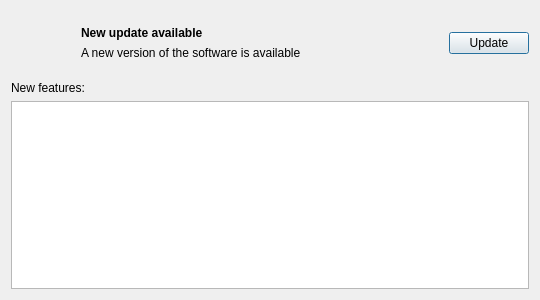
<?xml version="1.0" encoding="UTF-8"?>
<ui version="4.0">
 <class>updateDialog</class>
 <widget class="QDialog" name="updateDialog">
  <property name="geometry">
   <rect>
    <x>0</x>
    <y>0</y>
    <width>540</width>
    <height>300</height>
   </rect>
  </property>
  <property name="windowTitle">
   <string>Dialog</string>
  </property>
  <layout class="QVBoxLayout" name="verticalLayout_2">
   <item>
    <layout class="QHBoxLayout" name="horizontalLayout">
     <item>
      <widget class="QLabel" name="label">
       <property name="minimumSize">
        <size>
         <width>64</width>
         <height>64</height>
        </size>
       </property>
       <property name="maximumSize">
        <size>
         <width>64</width>
         <height>64</height>
        </size>
       </property>
       <property name="text">
        <string/>
       </property>
       <property name="pixmap">
        <pixmap resource="../resources/resources.qrc">:/cloud-arrow-down.svg</pixmap>
       </property>
       <property name="wordWrap">
        <bool>false</bool>
       </property>
      </widget>
     </item>
     <item>
      <layout class="QVBoxLayout" name="verticalLayout">
       <item>
        <widget class="QLabel" name="label_2">
         <property name="font">
          <font>
           <bold>true</bold>
          </font>
         </property>
         <property name="text">
          <string>New update available</string>
         </property>
         <property name="alignment">
          <set>Qt::AlignBottom|Qt::AlignLeading|Qt::AlignLeft</set>
         </property>
        </widget>
       </item>
       <item>
        <widget class="QLabel" name="label_3">
         <property name="text">
          <string>A new version of the software is available</string>
         </property>
         <property name="alignment">
          <set>Qt::AlignLeading|Qt::AlignLeft|Qt::AlignTop</set>
         </property>
        </widget>
       </item>
      </layout>
     </item>
     <item>
      <widget class="QPushButton" name="updateButton">
       <property name="sizePolicy">
        <sizepolicy hsizetype="Maximum" vsizetype="Fixed">
         <horstretch>0</horstretch>
         <verstretch>0</verstretch>
        </sizepolicy>
       </property>
       <property name="text">
        <string>Update</string>
       </property>
      </widget>
     </item>
    </layout>
   </item>
   <item>
    <widget class="QLabel" name="label_4">
     <property name="text">
      <string>New features:</string>
     </property>
    </widget>
   </item>
   <item>
    <widget class="QPlainTextEdit" name="plainTextEdit">
     <property name="readOnly">
      <bool>true</bool>
     </property>
    </widget>
   </item>
  </layout>
 </widget>
 <resources>
  <include location="../resources/resources.qrc"/>
 </resources>
 <connections/>
</ui>
